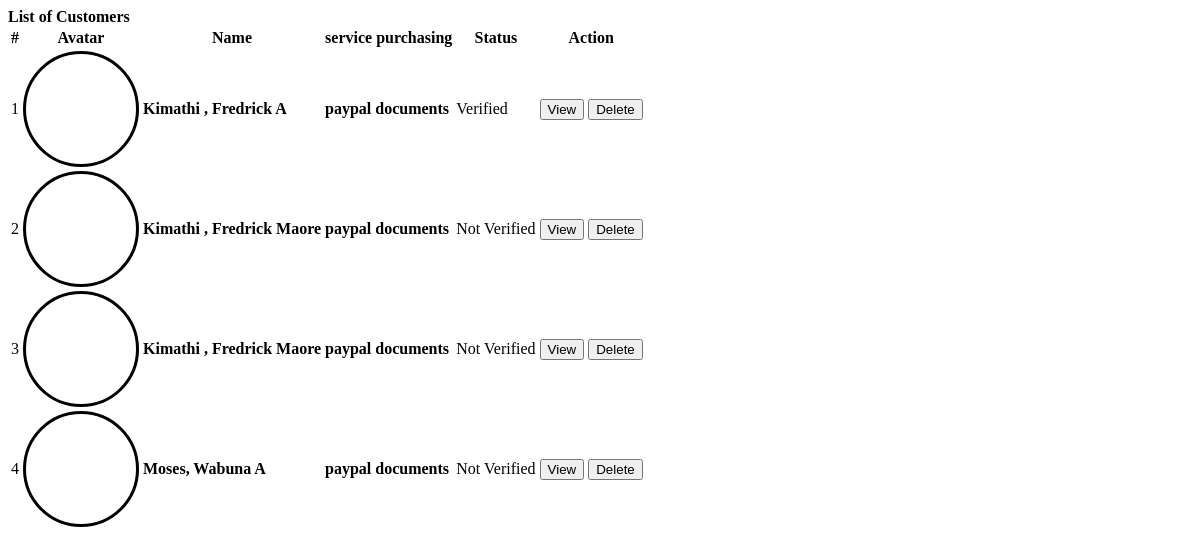
Screenshot of /admin/alumni.php with the database file from the repository.
### tables this page shows
CREATE TABLE `alumnus_bio` (
  `id` int(30) NOT NULL,
  `firstname` varchar(200) NOT NULL,
  `middlename` varchar(200) NOT NULL,
  `lastname` varchar(200) NOT NULL,
  `gender` varchar(10) NOT NULL,
  `batch` year(4) NOT NULL,
  `course_id` int(30) NOT NULL,
  `email` varchar(250) NOT NULL,
  `connected_to` text NOT NULL,
  `avatar` text NOT NULL,
  `status` tinyint(1) NOT NULL DEFAULT 0 COMMENT '0= Unverified, 1= Verified',
  `date_created` date NOT NULL DEFAULT current_timestamp()
);

CREATE TABLE `courses` (
  `id` int(30) NOT NULL,
  `course` text NOT NULL,
  `about` text NOT NULL
);

### admin/alumni.php (the view, shortened to what this page needs)
<?php include('db_connect.php');?>
<div class="container-fluid">
	<div class="col-lg-12">
		<div class="row">
			<div class="col-md-12">
				<div class="card">
					<div class="card-header">
						<b>List of Customers</b>
					</div>
					<div class="card-body">
						<table class="table table-condensed table-bordered table-hover">
							<thead>
								<tr>
									<th class="text-center">#</th>
									<th class="">Avatar</th>
									<th class="">Name</th>
									<th class="">service purchasing</th>
									<th class="">Status</th>
									<th class="text-center">Action</th>
								</tr>
							</thead>
							<tbody>
								<?php
								$i = 1;
								$alumni = $conn->query("SELECT a.*,c.course,Concat(a.lastname,', ',a.firstname,' ',a.middlename) as name from alumnus_bio a inner join courses c on c.id = a.course_id order by Concat(a.lastname,', ',a.firstname,' ',a.middlename) asc");
								while($row=$alumni->fetch_assoc()):
								?>
								<tr>
									<td class="text-center"><?php echo $i++ ?></td>
									<td class="text-center">
										<div class="avatar">
										</div>
									</td>
									<td class="">
										 <p> <b><?php echo ucwords($row['name']) ?></b></p>
									</td>
									<td class="">
										 <p> <b><?php echo $row['course'] ?></b></p>
									</td>
									<td class="text-center">
										<?php if($row['status'] == 1): ?>
											<span class="badge badge-primary">Verified</span>
										<?php else: ?>
											<span class="badge badge-secondary">Not Verified</span>
										<?php endif; ?>
									</td>
									<td class="text-center">
										<button class="btn btn-sm btn-outline-primary view_alumni" type="button" data-id="<?php echo $row['id'] ?>" >View</button>
										<button class="btn btn-sm btn-outline-danger delete_alumni" type="button" data-id="<?php echo $row['id'] ?>">Delete</button>
									</td>
								</tr>
								<?php endwhile; ?>
							</tbody>
						</table>
					</div>
				</div>
			</div>
		</div>
	</div>
</div>

### admin/alumni.php (style rules this page uses)
td { vertical-align: middle !important; }
td p { margin: unset }
.avatar { display: flex; border-radius: 100%; width: 100px; height: 100px; align-items: center; justify-content: center; border: 3px solid; padding: 5px; }

### rows the page displays
alumnus_bio: name "Kimathi , Fredrick A", course.course "paypal documents", status "Verified"
alumnus_bio: name "Kimathi , Fredrick Maore", course.course "paypal documents", status "Not Verified"
alumnus_bio: name "Kimathi , Fredrick Maore", course.course "paypal documents", status "Not Verified"
alumnus_bio: name "Moses, Wabuna A", course.course "paypal documents", status "Not Verified"
